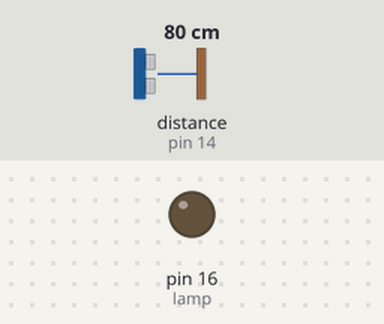
A sketch run on a simulated Arduino Uno, built with avr-gcc and run on an emulated ATmega328P. Shown: output pins drawn as LEDs (lit = HIGH). Wiring (inferred from the names in the program): ultrasonic range finder: trigger pin 13; echo pin 14. The test bench sets the inputs (shaded band); at power-on: distance to the obstacle (sensor on pin 14) 80 cm. The echo pulse lasts 58.3 µs per cm; pins used as bus, display or sensor lines are not drawn.

Above: at 1.2 s.
1.3 s: distance to the obstacle (sensor on pin 14) set to 2 cm
At 2.0 s:
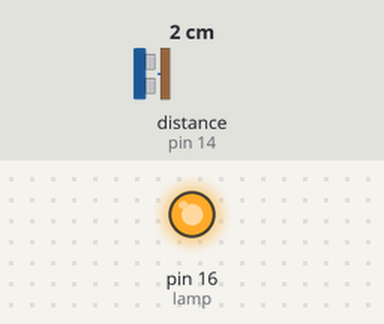
2.8 s: distance to the obstacle (sensor on pin 14) set to 60 cm
At 3.1 s:
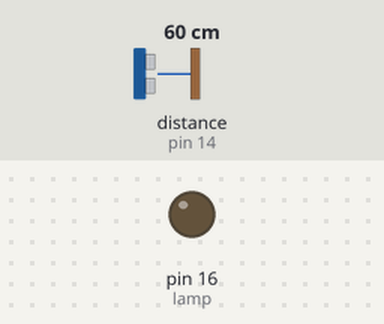
4.3 s: distance to the obstacle (sensor on pin 14) set to 4 cm
At 5.4 s:
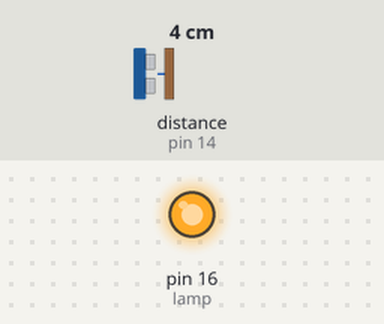
Timing chart, 0 to 7.3 s (numbered marks = the images above; inputs shaded):
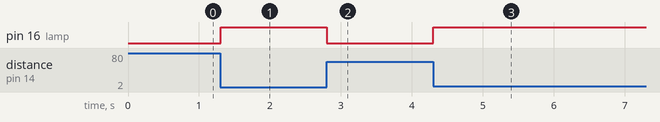

Measured:
- after the input at 1.3 s, pin 16 (lamp): LOW → HIGH at once
- after the input at 2.8 s, pin 16 (lamp): HIGH → LOW at once
- after the input at 4.3 s, pin 16 (lamp): LOW → HIGH at once

The sketch:

soal1_ultrasonic_lamp.ino
```cpp
/*
soal1
Buatlah wiring dan kode yang mengahasilkan kriteria berikut.

Sebuah sensor ultrasonic akan bekerja.
Ketika mendeteksi benda yang berjarak kurang dari 50 cm,
maka lampu berwarna merah akan menyala.
*/

#define trig 13
#define echo 14

#define lamp 16
long dur;
float dis;

void setup() {
  pinMode(trig, OUTPUT);
  pinMode(echo, INPUT);
  pinMode(lamp, OUTPUT);
}

void loop() {

  digitalWrite(trig, LOW);
  delayMicroseconds(2);
  digitalWrite(trig, HIGH);
  delayMicroseconds(10);
  digitalWrite(trig, LOW);

  dur = pulseIn(echo, HIGH, 30000);
  dis = dur / 58;

  if (dis < 50) {
    digitalWrite(lamp, HIGH);
  } else {
    digitalWrite(lamp, LOW);
  }
}
```
